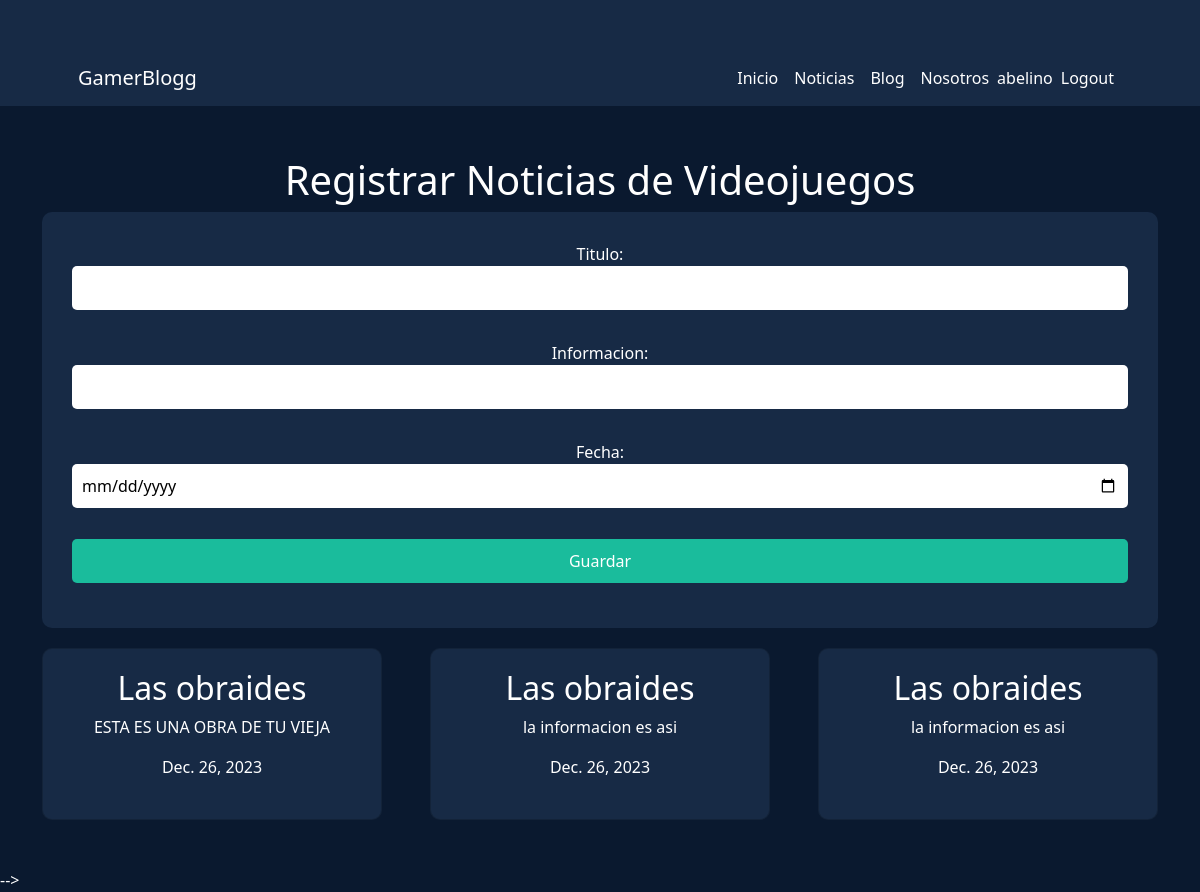
/crear_videojuegos/todos (signed in), run on an earlier commit of the app's database.
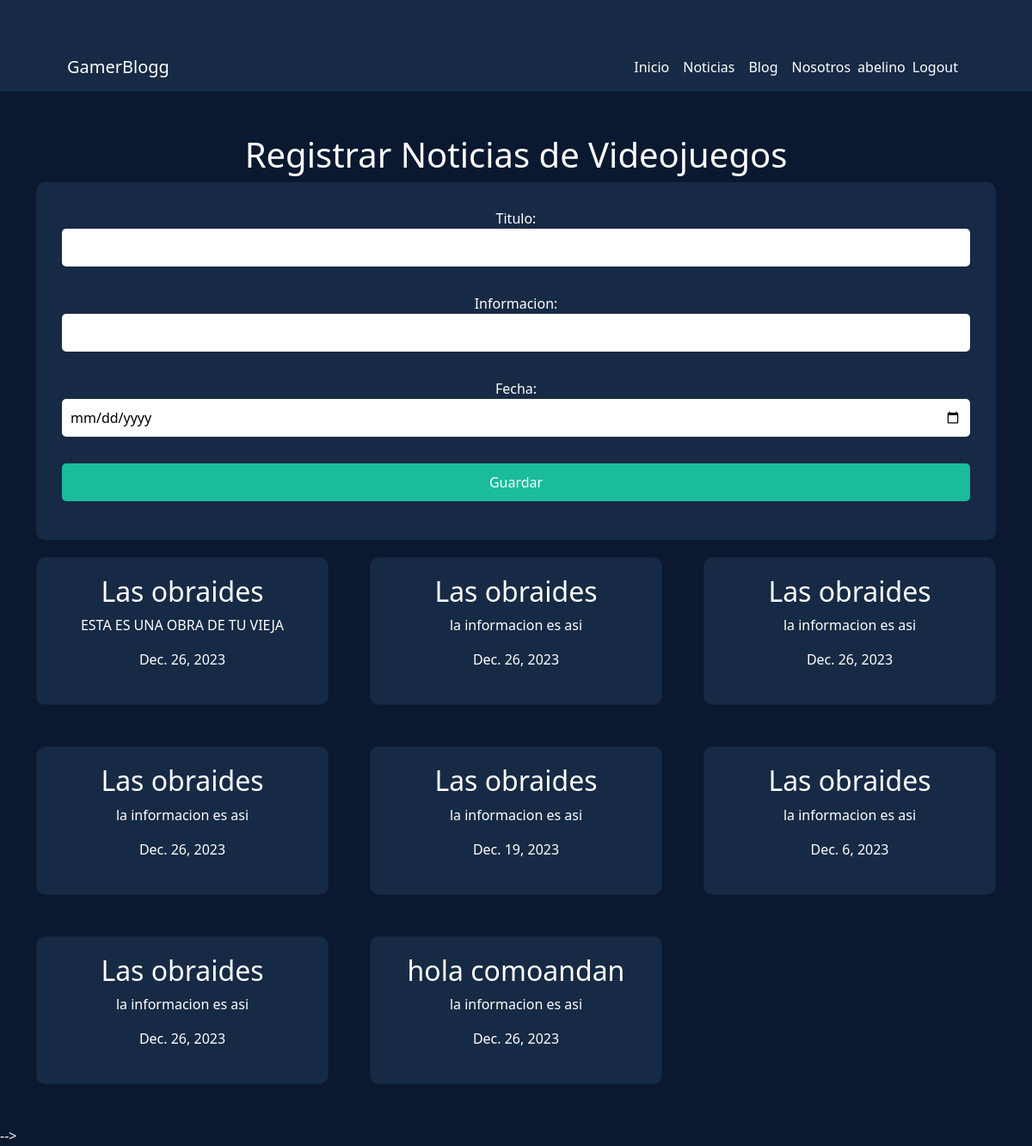
And on a later commit of the database.
### core/models.py (models this page shows, shortened)
class NoticiaVideojuego(models.Model):
    titulo = models.CharField(max_length=100)
    descripcion = models.TextField()
    fecha = models.DateField()

### core/views.py (the view)
# urls.py: path("crear_videojuegos/todos", views.videojuegos_todos_view, name="noticia-todos"),
@login_required
def videojuegos_todos_view(request):
    todas_las_noticias= []
    for noticias in NoticiaVideojuego.objects.all():
        todas_las_noticias.append(noticias)
    contexto = {"noticias": todas_las_noticias}
    return render(request, "core/noticias_todas.html", contexto)

### core/templates/core/noticias_todas.html (shortened to what this page needs)
{% load static %}
<!DOCTYPE html>
<html lang="en">
<head>
    <link href="{% static 'core/css/styles.css' %}" rel="stylesheet" />
</head>
<body>
    {% include 'core/navbar.html' %}
    <div class="container text-center">
        <h1>Registrar Noticias de Videojuegos</h1>
        <form action="/crear_videojuegos/" method="POST">
            <p>Titulo: <input type="text" name="titulo"></p>
            <p>Informacion: <input type="text" name="descripcion"></p>
            <p>Fecha: <input type="date" name="fecha"></p>
            <input type="submit" value="Guardar">
        </form>
        <div class="row gx-4 gx-lg-5">
            {% for noticia in noticias %}
                <div class="col-md-6 col-lg-4 mb-5">
                    <div class="card h-100">
                        <div class="card-body">
                            <h2 class="card-title">{{ noticia.titulo }}</h2>
                            <p class="card-text">{{ noticia.descripcion }}</p>
                            <p class="card-text">{{ noticia.fecha }}</p>
                        </div>
                    </div>
                </div>
            {% endfor %}
        </div>
    </div>
</body>
</html>

### core/templates/core/navbar.html (shortened to what this page needs)
        <nav class="navbar navbar-expand-lg navbar-dark" style="background-color: #172a45;">
            <div class="container px-5">
                <a class="navbar-brand" href="#!" style="color: #fff;">GamerBlogg</a>
                <div class="collapse navbar-collapse" id="navbarSupportedContent">
                    <ul class="navbar-nav ms-auto mb-2 mb-lg-0">
                        <li class="nav-item"><a class="nav-link active" aria-current="page" href="{% url 'core:index' %}" style="color: #fff;">Inicio</a></li>
                        <li class="nav-item"><a class="nav-link" href="/crear_videojuegos/todos" style="color: #fff;">Noticias</a></li>
                        <li class="nav-item"><a class="nav-link" href="{% url 'blog:index' %}" style="color: #fff;">Blog</a></li>
                        <li class="nav-item"><a class="nav-link" href="{% url 'core:about' %}" style="color: #fff;">Nosotros</a></li>
                        {% if user.is_authenticated %}
                            <span class="navbar-text" style="color: #fff;">
                                {{ user.username }}
                            </span>
                            <li class="nav-item"><a class="nav-link" href="{% url 'usuarios:logout' %}" style="color: #fff;">Logout</a></li>
                        {% else %}
                            <li class="nav-item"><a class="nav-link" href="{% url 'usuarios:login' %}" style="color: #fff;">Login</a></li>
                            <li class="nav-item"><a class="nav-link" href="{% url 'usuarios:registro' %}" style="color: #fff;">Registrarse</a></li>
                        {% endif %}
                    </ul>
                </div>
            </div>
        </nav>

### core/templates/core/noticias_todas.html (style rules this page uses)
body { background-color: #0a192f; color: #fff; }
.container { margin-top: 50px; }
form { background-color: #172a45; padding: 30px; border-radius: 10px; margin-bottom: 20px; }
form input[type="text"], form input[type="date"], form input[type="submit"] { width: 100%; padding: 10px; margin-bottom: 15px; border: none; border-radius: 5px; }
form input[type="submit"] { background-color: #1abc9c; color: #fff; cursor: pointer; }
.card { background-color: #172a45; color: #fff; border-radius: 10px; margin-bottom: 20px; }
.card-body { padding: 20px; }

What changed in the data, as far as the page shows it:
added NoticiaVideojuego: titulo "Las obraides", descripcion "la informacion es asi", fecha "Dec. 26, 2023"
added NoticiaVideojuego: titulo "Las obraides", descripcion "la informacion es asi", fecha "Dec. 19, 2023"
added NoticiaVideojuego: titulo "Las obraides", descripcion "la informacion es asi", fecha "Dec. 6, 2023"
added NoticiaVideojuego: titulo "Las obraides", descripcion "la informacion es asi", fecha "Dec. 26, 2023"
added NoticiaVideojuego: titulo "hola comoandan", descripcion "la informacion es asi", fecha "Dec. 26, 2023"
